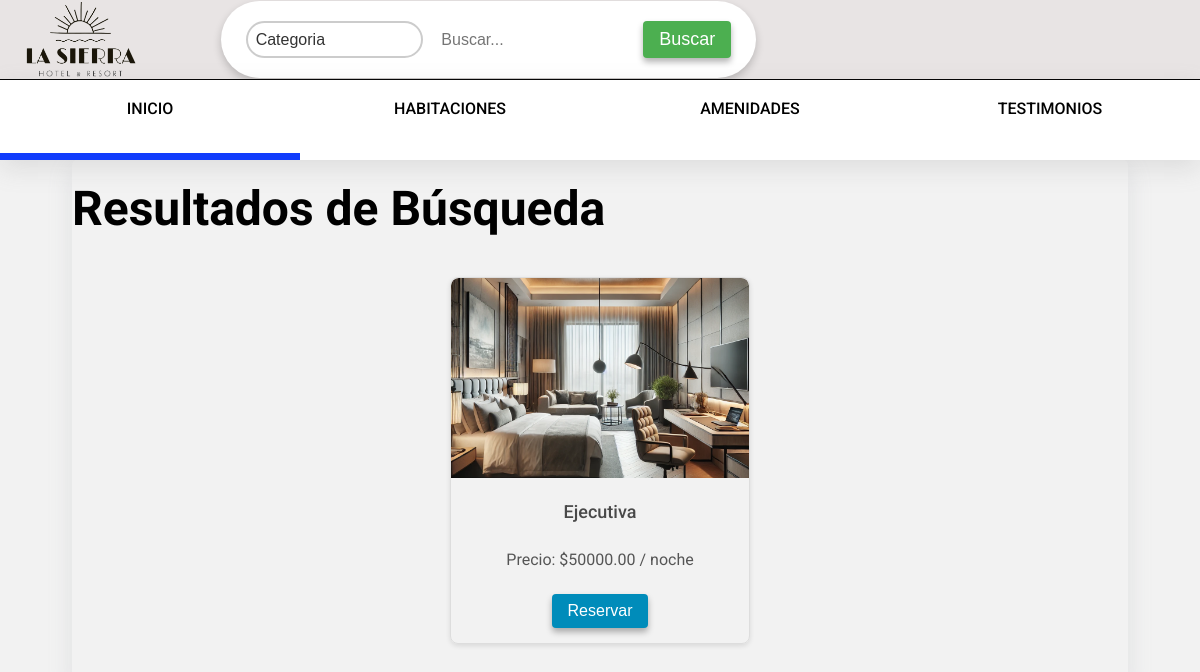
Screenshot of /buscar.php?tipo=Ejecutiva with the database file from the repository.
### tables this page shows
CREATE TABLE `habitaciones` (
  `id_habitacion` int(11) NOT NULL,
  `tipo` enum('Sencilla','Doble','Deluxe','Ejecutiva','Presidencial') NOT NULL,
  `descripcion` text DEFAULT NULL,
  `capacidad` int(11) NOT NULL CHECK (`capacidad` > 0),
  `precio` decimal(10,2) NOT NULL CHECK (`precio` >= 0),
  `disponibles` int(11) NOT NULL CHECK (`disponibles` >= 0),
  `imagen` varchar(255) DEFAULT NULL
);

### GestorBaseDatos.php (called while the page is built, shortened)
<?php
function buscarHabitaciones($conexion, $tipo = '', $keywords = ''){
    $consulta = "SELECT * FROM habitaciones WHERE 1=1";
    $params = [];
    if (!empty($tipo)) {
        $consulta .= " AND tipo = ?";
        $params[] = $tipo;
    }
    $stmt = mysqli_prepare($conexion, $consulta);
    if (!empty($params)) {
        $types = str_repeat('s', count($params));
        mysqli_stmt_bind_param($stmt, $types, ...$params);
    }
    if (!mysqli_stmt_execute($stmt)) {
        throw new Exception("Error en la ejecución de la sentencia: " . mysqli_stmt_error($stmt));
    }
    $resultado = mysqli_stmt_get_result($stmt);
    $habitaciones = [];
    while ($fila = mysqli_fetch_assoc($resultado)) {
        $habitaciones[] = $fila;
    }
    return $habitaciones;
}
?>

### buscar.php (the view, shortened to what this page needs)
<?php
require_once __DIR__ . '/GestorBaseDatos.php';
try {
    $conexion = abrirConexion();
    $tipo = isset($_GET['tipo']) ? trim($_GET['tipo']) : '';
    $keywords = isset($_GET['keywords']) ? trim($_GET['keywords']) : '';
    if (!empty($tipo) || !empty($keywords)) {
        $habitaciones = buscarHabitaciones($conexion, $tipo, $keywords);
    } else {
        header("Location: index.php");
        exit;
    }
} catch (Exception $e) {
    error_log($e->getMessage());
    $habitaciones = [];
    $error = "Ocurrió un error al realizar la búsqueda. Por favor, inténtalo nuevamente.";
}
?>
<!DOCTYPE html>
<html lang="es">
<head>
    <link rel="stylesheet" href="style/navigator.css">
    <link rel="stylesheet" href="style/general.css">
    <link rel="stylesheet" href="style/font-section.css">
    <link rel="stylesheet" href="style/content.css">
    <link rel="stylesheet" href="style/content-home.css">
    <link rel="stylesheet" href="style/content-services.css">
    <link rel="stylesheet" href="style/content-amenities.css">
    <link rel="stylesheet" href="style/content-testimonial.css">
</head>
<body>
    <nav class="navbar">
        <a href="index.php#inicio"><img src="img/logo.png" alt="Logo del Hotel" height="50"></a>
        <div class="search-container">
            <form action="buscar.php" method="GET">
                <select id="tipo" name="tipo">
                    <option value="" selected>Categoria</option>
                </select>
                <input type="text" name="keywords" placeholder="Buscar..."
                    value="<?php echo isset($_GET['keywords']) ? htmlspecialchars($_GET['keywords']) : ''; ?>">
                <button type="submit">Buscar</button>
            </form>
        </div>
        <a href="admin/admin.php" class="admin-panel">
            <lord-icon src="https://cdn.lordicon.com/exymduqj.json" trigger="hover"
                style="width: 60%;height:80%;"></lord-icon>
        </a>
        <a href="sesion/ingreso.php">
            <lord-icon src="https://cdn.lordicon.com/kdduutaw.json" trigger="hover" state="hover-looking-around"
                colors="primary:#121331,secondary:#109173" style="width:70%;height:80%"></lord-icon>
        </a>
    </nav>
    <nav id="menu">
        <a href="index.php#habitaciones">Inicio</a>
        <a href="index.php#servicios">Habitaciones</a>
        <a href="index.php#galeria">Amenidades</a>
        <a href="index.php#contacto">Testimonios</a>
        <span class="indicador" id="indicador"></span>
    </nav>
    <div class="secciones">
        <div class="seccion" id="servicios">
            <div class="card" class="card-container">
                <h1>Resultados de Búsqueda</h1>
                <div class="habitaciones-navegacion">
                    <?php if (!empty($habitaciones)): ?>
                        <?php foreach ($habitaciones as $habitacion): ?>
                            <div class="room-container"
                                onmouseover="fetchRoomDetails(<?php echo $habitacion['id_habitacion']; ?>)">
                                <div class="habitacion">
                                    <img src="Habitaciones/imagenes/<?php echo htmlspecialchars($habitacion['imagen']); ?>"
                                        alt="Habitación <?php echo htmlspecialchars($habitacion['tipo']); ?>">
                                    <div class="habitacion-info">
                                        <p class="descripcion"><?php echo htmlspecialchars($habitacion['tipo']); ?></p>
                                        <p class="precio">Precio: $<?php echo htmlspecialchars($habitacion['precio']); ?> /
                                            noche</p>
                                        <button class="btn-reservar">Reservar</button>
                                    </div>
                                </div>
                            </div>
                        <?php endforeach; ?>
                    <?php else: ?>
                        <p>No hay habitaciones disponibles que coincidan con tu búsqueda.</p>
                    <?php endif; ?>
                </div>
            </div>
        </div>
    </div>
</body>
</html>

### style/navigator.css (style rules this page uses)
nav { background: #fff; height: 80px; box-shadow: rgba(134, 134, 134, 0.2) 0px 8px 24px; display: flex; position: sticky; overflow: hidden; }
nav a img { position: absolute; margin: 5px 40px 0 0; height: 100%; }
nav a { flex: 1; height: 70%; text-transform: uppercase; display: flex; align-items: center; justify-content: center; text-align: center; color: #000; transition: .2s ease-in-out all; font-weight: 500; }
.indicador { width: 0px; height: 7px; background: #113cfc; position: absolute; bottom: 0; transition: .3s ease-out all; }
.navbar { display: flex; justify-content: space-around; align-items: center; position: relative; width: 100%; background-color: rgba(215, 206, 206, 0.4); color: white; font-size: 18px; transition: background-color 0.3s ease; border-bottom: 1.75px solid black; }
.navbar a { color: white; text-decoration: none; }
form { display: flex; align-items: center; background-color: #fff; border-radius: 5px; box-shadow: 0 4px 8px rgba(0, 0, 0, 0.2); padding: 20px 25px; width: 96%; border-radius: 50px; }
form input { border: none; outline: none; padding: 10px; flex-grow: 1; font-size: 16px; color: #333; }
form button { border-radius: 50px; background: linear-gradient(90deg, rgb(59, 70, 57) 36%); }

### style/general.css (style rules this page uses)
html { scroll-behavior: smooth; }
* { padding: 0; margin: 0; box-sizing: border-box; }
body { background: #f2f2f2; font-family: 'Roboto', sans-serif; }
a { text-decoration: none; }
.seccion .card { width: 100%; height: 80%; border-radius: 5px; box-shadow: rgba(149, 157, 165, 0.2) 0px 8px 24px; }
.navbar a { color: white; text-decoration: none; }
form button::before { position: absolute; top: 50%; left: 50%; width: 300%; height: 300%; background: rgba(0, 73, 55, 0.2); border-radius: 50%; transform: translate(-50%, -50%) scale(0); transition: transform 1.8s ease; }
form select { width: 100%; height: 30%; padding: 12px 20px; border: 2px solid #ccc; border-radius: 25px; background-color: #fff; color: #333; font-size: 16px; cursor: pointer; appearance: none; transition: border-color 0.3s ease, box-shadow 0.3s ease, background-color 0.3s ease; }
h1 { font-size: 2.5em; margin: 20px 0; }
p { font-size: 1.2em; margin-bottom: 30px; }
h1 { font-size: 2em; margin-bottom: 10px; }
p { font-size: 1.2em; margin-bottom: 20px; }
button { padding: 10px 20px; font-size: 1em; border: none; border-radius: 5px; background-color: #109173; color: white; cursor: pointer; transition: background-color 0.3s ease, transform 0.2s ease; box-shadow: 0 4px 6px rgba(0, 0, 0, 0.3); }

### style/content.css (style rules this page uses)
.seccion { width: 88%; height: 80vh; margin: auto; display: flex; flex-direction: column; align-items: center; justify-content: center; }
.seccion h1 { font-size: 48px; }
.seccion p { line-height: 38px; color: #494949; font-size: 20px; }
.seccion img { width: 100%; vertical-align: top; }

### style/content-services.css (style rules this page uses)
.habitaciones-navegacion { display: flex; align-items: center; justify-content: center; margin: 20px 0; }
.habitacion { position: absolute; top: 0; left: 0; width: 100%; height: 100%; opacity: 0; transition: opacity 0.5s ease; z-index: 0; display: flex; flex-direction: column; align-items: center; font-size: 1.2rem; color: #333; }
.habitacion.active { opacity: 1; z-index: 1; }
.habitacion img { width: 100%; height: 50%; object-fit:fill; border-top-left-radius: 8px; border-top-right-radius: 8px; }
.habitacion-info { width: 100%; padding: 15px; text-align: center; box-sizing: border-box; }
.descripcion { font-size: 1.2rem; font-weight: bold; margin-bottom: 5px; }
.precio { font-size: 1rem; color: #666; margin-bottom: 10px; }
.btn-reservar { padding: 8px 16px; background-color: #007BFF; color: #fff; border: none; border-radius: 4px; cursor: pointer; font-size: 1rem; transition: background-color 0.3s ease; }

### rows the page displays
habitaciones: imagen (picture), tipo "Ejecutiva", precio "50000.00"
